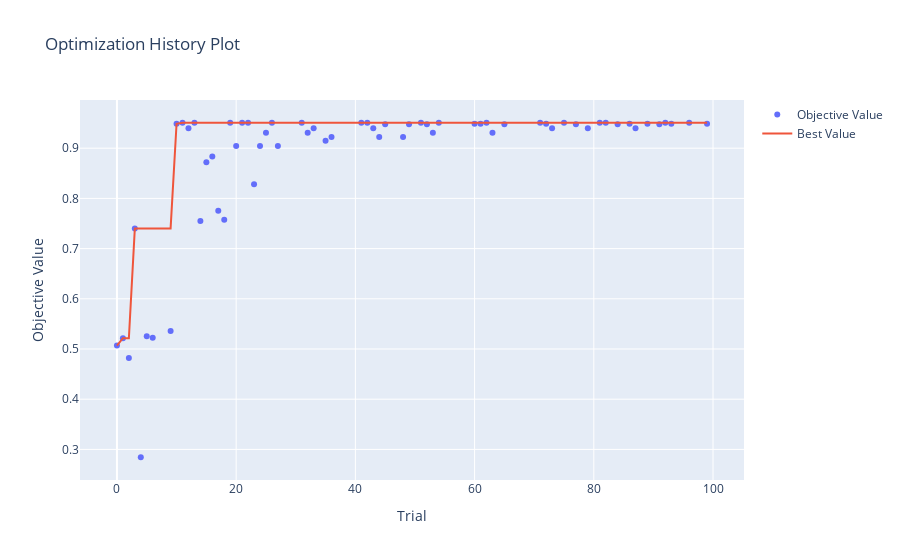
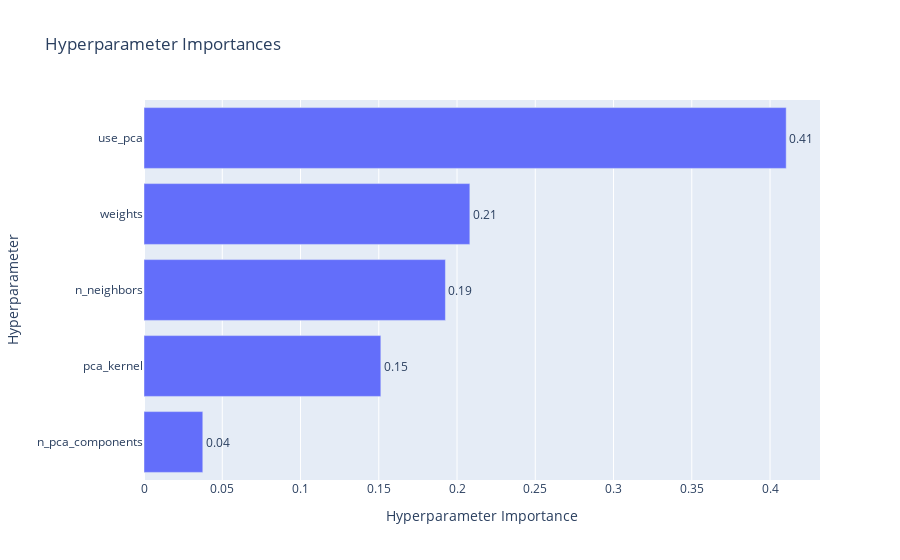
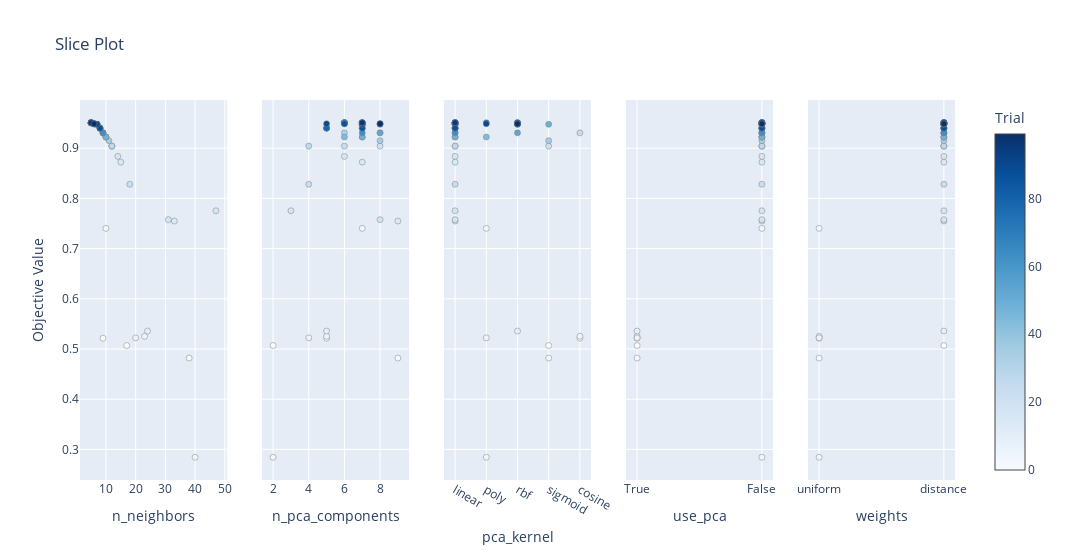

Notebook code for these charts, in order:
### Code cell
import numpy as np
from sklearn.model_selection import train_test_split
from sklearn.preprocessing import StandardScaler
from sklearn.metrics import accuracy_score
from sklearn.decomposition import PCA, KernelPCA
from sklearn.neighbors import KNeighborsClassifier
import optuna
import optuna.visualization as vis

n = 9

X = np.load('Datasets/kryptonite-%s-X.npy'%(n))
y = np.load('Datasets/kryptonite-%s-y.npy'%(n))

def objective(trial):
    ### ========== Shuffle and Split Data ========== ###

    X_train, X_temp, y_train, y_temp = train_test_split(X, y, test_size=0.8, random_state=42)  # 60% training
    X_val, X_test, y_val, y_test = train_test_split(X_temp, y_temp, test_size=0.8, random_state=42)  # 20% validation, 20% test

    scaler = StandardScaler()
    X_train_scaled = scaler.fit_transform(X_train)
    X_val_scaled = scaler.transform(X_val)
    X_test_scaled = scaler.transform(X_test)

    # Suggest dimensionality reduction and kernel parameters
    use_pca = trial.suggest_categorical('use_pca', ['True', 'False'])
    n_components_pca = trial.suggest_int('n_pca_components', 1, max(1, X_train_scaled.shape[1]))
    kernel_pca = trial.suggest_categorical('pca_kernel', ['linear', 'poly', 'rbf', 'sigmoid', 'cosine'])

    ### ========== Dimensionality Reduction ========== ###

    if use_pca == 'True':
        pca = KernelPCA(
            kernel=kernel_pca,
            n_components=n_components_pca,
            n_jobs=-1
        )
        X_train_scaled = pca.fit_transform(X_train_scaled)
        X_val_scaled = pca.transform(X_val)
        X_test_scaled = pca.transform(X_test)

    # KNN Classifier parameters
    classifier = KNeighborsClassifier(
        n_neighbors=trial.suggest_int('n_neighbors', 5, 50),
        weights=trial.suggest_categorical('weights', ['uniform', 'distance']),
        n_jobs=-1
    )

    # Train the classifier
    classifier.fit(X_train_scaled, y_train)

    # Evaluate on the validation set
    y_val_pred = classifier.predict(X_val_scaled)
    val_accuracy = accuracy_score(y_val, y_val_pred)

    # Report validation accuracy for pruning
    trial.report(val_accuracy, step=0)

    # Check if the trial should be pruned
    if trial.should_prune():
        raise optuna.TrialPruned()

    # Evaluate on the test set
    y_test_pred = classifier.predict(X_test_scaled)
    test_accuracy = accuracy_score(y_test, y_test_pred)
    print(f"Test Accuracy: {test_accuracy:.4f}")

    return val_accuracy

# Create a study object with a pruner
pruner = optuna.pruners.MedianPruner()
study = optuna.create_study(direction="maximize", pruner=pruner)

# Optimize the objective function
study.optimize(objective, n_trials=100)

print("Best hyperparameters:", study.best_params)
print("Best value:", study.best_value)

# Visualize the optimization history and parameter importances
vis.plot_optimization_history(study).show()
vis.plot_param_importances(study).show()
vis.plot_slice(study).show()

### Figure 1 — Plotly figure (JSON) as saved in the notebook; plotly's stock layout.template omitted (floating-point values rounded to 4 significant figures)
{"data": [{"mode": "markers", "name": "Objective Value", "type": "scatter", "x": [0, 1, 2, 3, 4, 5, 6, 9, 10, 11, 12, 13, 14, 15, 16, 17, 18, 19, 20, 21, 22, 23, 24, 25, 26, 27, 31, 32, 33, 35, 36, 41, 42, 43, 44, 45, 48, 49, 51, 52, 53, 54, 60, 61, 62, 63, 65, 71, 72, 73, 75, 77, 79, 81, 82, 84, 86, 87, 89, 91, 92, 93, 96, 99], "y": [0.5069, 0.5215, 0.4819, 0.7403, 0.2844, 0.5253, 0.5222, 0.5358, 0.9486, 0.9507, 0.9399, 0.9507, 0.7549, 0.8722, 0.8837, 0.7753, 0.7576, 0.9507, 0.9042, 0.9507, 0.9507, 0.8281, 0.9042, 0.9306, 0.9507, 0.9042, 0.9507, 0.9306, 0.9399, 0.9149, 0.9222, 0.9507, 0.9507, 0.9399, 0.9222, 0.9476, 0.9222, 0.9476, 0.9507, 0.9476, 0.9306, 0.9507, 0.9486, 0.9486, 0.9507, 0.9306, 0.9476, 0.9507, 0.9486, 0.9399, 0.9507, 0.9476, 0.9399, 0.9507, 0.9507, 0.9476, 0.9486, 0.9399, 0.9486, 0.9476, 0.9507, 0.9486, 0.9507, 0.9486]}, {"mode": "lines", "name": "Best Value", "type": "scatter", "x": [0, 1, 2, 3, 4, 5, 6, 7, 8, 9, 10, 11, 12, 13, 14, 15, 16, 17, 18, 19, 20, 21, 22, 23, 24, 25, 26, 27, 28, 29, 30, 31, 32, 33, 34, 35, 36, 37, 38, 39, 40, 41, 42, 43, 44, 45, 46, 47, 48, 49, 50, 51, 52, 53, 54, 55, 56, 57, 58, 59, 60, 61, 62, 63, 64, 65, 66, 67, 68, 69, 70, 71, 72, 73, 74, 75, 76, 77, 78, 79, 80, 81, 82, 83, 84, 85, 86, 87, 88, 89, 90, 91, 92, 93, 94, 95, 96, 97, 98, 99], "y": [0.5069, 0.5215, 0.5215, 0.7403, 0.7403, 0.7403, 0.7403, 0.7403, 0.7403, 0.7403, 0.9486, 0.9507, 0.9507, 0.9507, 0.9507, 0.9507, 0.9507, 0.9507, 0.9507, 0.9507, 0.9507, 0.9507, 0.9507, 0.9507, 0.9507, 0.9507, 0.9507, 0.9507, 0.9507, 0.9507, 0.9507, 0.9507, 0.9507, 0.9507, 0.9507, 0.9507, 0.9507, 0.9507, 0.9507, 0.9507, 0.9507, 0.9507, 0.9507, 0.9507, 0.9507, 0.9507, 0.9507, 0.9507, 0.9507, 0.9507, 0.9507, 0.9507, 0.9507, 0.9507, 0.9507, 0.9507, 0.9507, 0.9507, 0.9507, 0.9507, 0.9507, 0.9507, 0.9507, 0.9507, 0.9507, 0.9507, 0.9507, 0.9507, 0.9507, 0.9507, 0.9507, 0.9507, 0.9507, 0.9507, 0.9507, 0.9507, 0.9507, 0.9507, 0.9507, 0.9507, 0.9507, 0.9507, 0.9507, 0.9507, 0.9507, 0.9507, 0.9507, 0.9507, 0.9507, 0.9507, 0.9507, 0.9507, 0.9507, 0.9507, 0.9507, 0.9507, 0.9507, 0.9507, 0.9507, 0.9507]}, {"marker": {"color": "#cccccc"}, "mode": "markers", "name": "Infeasible Trial", "showlegend": false, "type": "scatter", "x": [], "y": []}], "layout": {"title": {"text": "Optimization History Plot"}, "xaxis": {"title": {"text": "Trial"}}, "yaxis": {"title": {"text": "Objective Value"}}}}

### Figure 2 — Plotly figure (JSON) as saved in the notebook; plotly's stock layout.template omitted (floating-point values rounded to 4 significant figures)
{"data": [{"cliponaxis": false, "hovertemplate": ["n_pca_components (IntDistribution): 0.03756637545500561<extra></extra>", "pca_kernel (CategoricalDistribution): 0.15132301670833362<extra></extra>", "n_neighbors (IntDistribution): 0.19259105973849872<extra></extra>", "weights (CategoricalDistribution): 0.20819592540906934<extra></extra>", "use_pca (CategoricalDistribution): 0.41032362268909267<extra></extra>"], "name": "Objective Value", "orientation": "h", "text": ["0.04", "0.15", "0.19", "0.21", "0.41"], "textposition": "outside", "type": "bar", "x": [0.03757, 0.1513, 0.1926, 0.2082, 0.4103], "y": ["n_pca_components", "pca_kernel", "n_neighbors", "weights", "use_pca"]}], "layout": {"title": {"text": "Hyperparameter Importances"}, "xaxis": {"title": {"text": "Hyperparameter Importance"}}, "yaxis": {"title": {"text": "Hyperparameter"}}}}

### Figure 3 — Plotly figure (JSON) as saved in the notebook; plotly's stock layout.template omitted (floating-point values rounded to 4 significant figures)
{"data": [{"marker": {"color": [0, 1, 2, 3, 4, 5, 6, 9, 10, 11, 12, 13, 14, 15, 16, 17, 18, 19, 20, 21, 22, 23, 24, 25, 26, 27, 31, 32, 33, 35, 36, 41, 42, 43, 44, 45, 48, 49, 51, 52, 53, 54, 60, 61, 62, 63, 65, 71, 72, 73, 75, 77, 79, 81, 82, 84, 86, 87, 89, 91, 92, 93, 96, 99], "colorbar": {"title": {"text": "Trial"}, "x": 1, "xpad": 40}, "colorscale": [[0, "rgb(247,251,255)"], [0.125, "rgb(222,235,247)"], [0.25, "rgb(198,219,239)"], [0.375, "rgb(158,202,225)"], [0.5, "rgb(107,174,214)"], [0.625, "rgb(66,146,198)"], [0.75, "rgb(33,113,181)"], [0.875, "rgb(8,81,156)"], [1, "rgb(8,48,107)"]], "line": {"color": "Grey", "width": 0.5}, "showscale": true}, "mode": "markers", "name": "Feasible Trial", "showlegend": false, "type": "scatter", "x": [17, 9, 38, 10, 40, 23, 20, 24, 6, 5, 8, 5, 33, 15, 14, 47, 31, 5, 12, 5, 5, 18, 12, 9, 5, 12, 5, 9, 8, 11, 10, 5, 5, 8, 10, 7, 10, 7, 5, 7, 9, 5, 6, 6, 5, 9, 7, 5, 6, 8, 5, 7, 8, 5, 5, 7, 6, 8, 6, 7, 5, 6, 5, 6], "xaxis": "x", "y": [0.5069, 0.5215, 0.4819, 0.7403, 0.2844, 0.5253, 0.5222, 0.5358, 0.9486, 0.9507, 0.9399, 0.9507, 0.7549, 0.8722, 0.8837, 0.7753, 0.7576, 0.9507, 0.9042, 0.9507, 0.9507, 0.8281, 0.9042, 0.9306, 0.9507, 0.9042, 0.9507, 0.9306, 0.9399, 0.9149, 0.9222, 0.9507, 0.9507, 0.9399, 0.9222, 0.9476, 0.9222, 0.9476, 0.9507, 0.9476, 0.9306, 0.9507, 0.9486, 0.9486, 0.9507, 0.9306, 0.9476, 0.9507, 0.9486, 0.9399, 0.9507, 0.9476, 0.9399, 0.9507, 0.9507, 0.9476, 0.9486, 0.9399, 0.9486, 0.9476, 0.9507, 0.9486, 0.9507, 0.9486], "yaxis": "y"}, {"marker": {"color": [0, 1, 2, 3, 4, 5, 6, 9, 10, 11, 12, 13, 14, 15, 16, 17, 18, 19, 20, 21, 22, 23, 24, 25, 26, 27, 31, 32, 33, 35, 36, 41, 42, 43, 44, 45, 48, 49, 51, 52, 53, 54, 60, 61, 62, 63, 65, 71, 72, 73, 75, 77, 79, 81, 82, 84, 86, 87, 89, 91, 92, 93, 96, 99], "colorbar": {"title": {"text": "Trial"}, "x": 1, "xpad": 40}, "colorscale": [[0, "rgb(247,251,255)"], [0.125, "rgb(222,235,247)"], [0.25, "rgb(198,219,239)"], [0.375, "rgb(158,202,225)"], [0.5, "rgb(107,174,214)"], [0.625, "rgb(66,146,198)"], [0.75, "rgb(33,113,181)"], [0.875, "rgb(8,81,156)"], [1, "rgb(8,48,107)"]], "line": {"color": "Grey", "width": 0.5}, "showscale": false}, "mode": "markers", "name": "Feasible Trial", "showlegend": false, "type": "scatter", "x": [2, 5, 9, 7, 2, 5, 4, 5, 7, 7, 7, 7, 9, 7, 6, 3, 8, 6, 8, 6, 6, 4, 6, 8, 7, 4, 6, 6, 7, 8, 7, 6, 7, 5, 6, 7, 7, 7, 7, 7, 8, 6, 8, 6, 6, 7, 7, 6, 7, 5, 6, 8, 5, 7, 7, 7, 6, 7, 5, 7, 7, 8, 7, 8], "xaxis": "x2", "y": [0.5069, 0.5215, 0.4819, 0.7403, 0.2844, 0.5253, 0.5222, 0.5358, 0.9486, 0.9507, 0.9399, 0.9507, 0.7549, 0.8722, 0.8837, 0.7753, 0.7576, 0.9507, 0.9042, 0.9507, 0.9507, 0.8281, 0.9042, 0.9306, 0.9507, 0.9042, 0.9507, 0.9306, 0.9399, 0.9149, 0.9222, 0.9507, 0.9507, 0.9399, 0.9222, 0.9476, 0.9222, 0.9476, 0.9507, 0.9476, 0.9306, 0.9507, 0.9486, 0.9486, 0.9507, 0.9306, 0.9476, 0.9507, 0.9486, 0.9399, 0.9507, 0.9476, 0.9399, 0.9507, 0.9507, 0.9476, 0.9486, 0.9399, 0.9486, 0.9476, 0.9507, 0.9486, 0.9507, 0.9486], "yaxis": "y2"}, {"marker": {"color": [0, 1, 2, 3, 4, 5, 6, 9, 10, 11, 12, 13, 14, 15, 16, 17, 18, 19, 20, 21, 22, 23, 24, 25, 26, 27, 31, 32, 33, 35, 36, 41, 42, 43, 44, 45, 48, 49, 51, 52, 53, 54, 60, 61, 62, 63, 65, 71, 72, 73, 75, 77, 79, 81, 82, 84, 86, 87, 89, 91, 92, 93, 96, 99], "colorbar": {"title": {"text": "Trial"}, "x": 1, "xpad": 40}, "colorscale": [[0, "rgb(247,251,255)"], [0.125, "rgb(222,235,247)"], [0.25, "rgb(198,219,239)"], [0.375, "rgb(158,202,225)"], [0.5, "rgb(107,174,214)"], [0.625, "rgb(66,146,198)"], [0.75, "rgb(33,113,181)"], [0.875, "rgb(8,81,156)"], [1, "rgb(8,48,107)"]], "line": {"color": "Grey", "width": 0.5}, "showscale": false}, "mode": "markers", "name": "Feasible Trial", "showlegend": false, "type": "scatter", "x": ["sigmoid", "cosine", "sigmoid", "poly", "poly", "cosine", "poly", "rbf", "linear", "linear", "linear", "linear", "linear", "linear", "linear", "linear", "linear", "linear", "sigmoid", "linear", "linear", "linear", "linear", "cosine", "rbf", "linear", "linear", "linear", "linear", "sigmoid", "linear", "linear", "linear", "linear", "poly", "linear", "linear", "sigmoid", "rbf", "rbf", "rbf", "rbf", "linear", "linear", "linear", "linear", "linear", "linear", "linear", "linear", "poly", "linear", "linear", "linear", "linear", "linear", "rbf", "linear", "poly", "rbf", "rbf", "rbf", "linear", "rbf"], "xaxis": "x3", "y": [0.5069, 0.5215, 0.4819, 0.7403, 0.2844, 0.5253, 0.5222, 0.5358, 0.9486, 0.9507, 0.9399, 0.9507, 0.7549, 0.8722, 0.8837, 0.7753, 0.7576, 0.9507, 0.9042, 0.9507, 0.9507, 0.8281, 0.9042, 0.9306, 0.9507, 0.9042, 0.9507, 0.9306, 0.9399, 0.9149, 0.9222, 0.9507, 0.9507, 0.9399, 0.9222, 0.9476, 0.9222, 0.9476, 0.9507, 0.9476, 0.9306, 0.9507, 0.9486, 0.9486, 0.9507, 0.9306, 0.9476, 0.9507, 0.9486, 0.9399, 0.9507, 0.9476, 0.9399, 0.9507, 0.9507, 0.9476, 0.9486, 0.9399, 0.9486, 0.9476, 0.9507, 0.9486, 0.9507, 0.9486], "yaxis": "y3"}, {"marker": {"color": [0, 1, 2, 3, 4, 5, 6, 9, 10, 11, 12, 13, 14, 15, 16, 17, 18, 19, 20, 21, 22, 23, 24, 25, 26, 27, 31, 32, 33, 35, 36, 41, 42, 43, 44, 45, 48, 49, 51, 52, 53, 54, 60, 61, 62, 63, 65, 71, 72, 73, 75, 77, 79, 81, 82, 84, 86, 87, 89, 91, 92, 93, 96, 99], "colorbar": {"title": {"text": "Trial"}, "x": 1, "xpad": 40}, "colorscale": [[0, "rgb(247,251,255)"], [0.125, "rgb(222,235,247)"], [0.25, "rgb(198,219,239)"], [0.375, "rgb(158,202,225)"], [0.5, "rgb(107,174,214)"], [0.625, "rgb(66,146,198)"], [0.75, "rgb(33,113,181)"], [0.875, "rgb(8,81,156)"], [1, "rgb(8,48,107)"]], "line": {"color": "Grey", "width": 0.5}, "showscale": false}, "mode": "markers", "name": "Feasible Trial", "showlegend": false, "type": "scatter", "x": ["True", "True", "True", "False", "False", "True", "True", "True", "False", "False", "False", "False", "False", "False", "False", "False", "False", "False", "False", "False", "False", "False", "False", "False", "False", "False", "False", "False", "False", "False", "False", "False", "False", "False", "False", "False", "False", "False", "False", "False", "False", "False", "False", "False", "False", "False", "False", "False", "False", "False", "False", "False", "False", "False", "False", "False", "False", "False", "False", "False", "False", "False", "False", "False"], "xaxis": "x4", "y": [0.5069, 0.5215, 0.4819, 0.7403, 0.2844, 0.5253, 0.5222, 0.5358, 0.9486, 0.9507, 0.9399, 0.9507, 0.7549, 0.8722, 0.8837, 0.7753, 0.7576, 0.9507, 0.9042, 0.9507, 0.9507, 0.8281, 0.9042, 0.9306, 0.9507, 0.9042, 0.9507, 0.9306, 0.9399, 0.9149, 0.9222, 0.9507, 0.9507, 0.9399, 0.9222, 0.9476, 0.9222, 0.9476, 0.9507, 0.9476, 0.9306, 0.9507, 0.9486, 0.9486, 0.9507, 0.9306, 0.9476, 0.9507, 0.9486, 0.9399, 0.9507, 0.9476, 0.9399, 0.9507, 0.9507, 0.9476, 0.9486, 0.9399, 0.9486, 0.9476, 0.9507, 0.9486, 0.9507, 0.9486], "yaxis": "y4"}, {"marker": {"color": [0, 1, 2, 3, 4, 5, 6, 9, 10, 11, 12, 13, 14, 15, 16, 17, 18, 19, 20, 21, 22, 23, 24, 25, 26, 27, 31, 32, 33, 35, 36, 41, 42, 43, 44, 45, 48, 49, 51, 52, 53, 54, 60, 61, 62, 63, 65, 71, 72, 73, 75, 77, 79, 81, 82, 84, 86, 87, 89, 91, 92, 93, 96, 99], "colorbar": {"title": {"text": "Trial"}, "x": 1, "xpad": 40}, "colorscale": [[0, "rgb(247,251,255)"], [0.125, "rgb(222,235,247)"], [0.25, "rgb(198,219,239)"], [0.375, "rgb(158,202,225)"], [0.5, "rgb(107,174,214)"], [0.625, "rgb(66,146,198)"], [0.75, "rgb(33,113,181)"], [0.875, "rgb(8,81,156)"], [1, "rgb(8,48,107)"]], "line": {"color": "Grey", "width": 0.5}, "showscale": false}, "mode": "markers", "name": "Feasible Trial", "showlegend": false, "type": "scatter", "x": ["distance", "uniform", "uniform", "uniform", "uniform", "uniform", "uniform", "distance", "distance", "distance", "distance", "distance", "distance", "distance", "distance", "distance", "distance", "distance", "distance", "distance", "distance", "distance", "distance", "distance", "distance", "distance", "distance", "distance", "distance", "distance", "distance", "distance", "distance", "distance", "distance", "distance", "distance", "distance", "distance", "distance", "distance", "distance", "distance", "distance", "distance", "distance", "distance", "distance", "distance", "distance", "distance", "distance", "distance", "distance", "distance", "distance", "distance", "distance", "distance", "distance", "distance", "distance", "distance", "distance"], "xaxis": "x5", "y": [0.5069, 0.5215, 0.4819, 0.7403, 0.2844, 0.5253, 0.5222, 0.5358, 0.9486, 0.9507, 0.9399, 0.9507, 0.7549, 0.8722, 0.8837, 0.7753, 0.7576, 0.9507, 0.9042, 0.9507, 0.9507, 0.8281, 0.9042, 0.9306, 0.9507, 0.9042, 0.9507, 0.9306, 0.9399, 0.9149, 0.9222, 0.9507, 0.9507, 0.9399, 0.9222, 0.9476, 0.9222, 0.9476, 0.9507, 0.9476, 0.9306, 0.9507, 0.9486, 0.9486, 0.9507, 0.9306, 0.9476, 0.9507, 0.9486, 0.9399, 0.9507, 0.9476, 0.9399, 0.9507, 0.9507, 0.9476, 0.9486, 0.9399, 0.9486, 0.9476, 0.9507, 0.9486, 0.9507, 0.9486], "yaxis": "y5"}], "layout": {"title": {"text": "Slice Plot"}, "width": 1500, "xaxis": {"anchor": "y", "domain": [0, 0.168], "title": {"text": "n_neighbors"}}, "xaxis2": {"anchor": "y2", "domain": [0.208, 0.376], "title": {"text": "n_pca_components"}}, "xaxis3": {"anchor": "y3", "categoryarray": ["linear", "poly", "rbf", "sigmoid", "cosine"], "categoryorder": "array", "domain": [0.416, 0.584], "title": {"text": "pca_kernel"}, "type": "category"}, "xaxis4": {"anchor": "y4", "categoryarray": ["True", "False"], "categoryorder": "array", "domain": [0.624, 0.792], "title": {"text": "use_pca"}, "type": "category"}, "xaxis5": {"anchor": "y5", "categoryarray": ["uniform", "distance"], "categoryorder": "array", "domain": [0.832, 1], "title": {"text": "weights"}, "type": "category"}, "yaxis": {"anchor": "x", "domain": [0, 1], "title": {"text": "Objective Value"}}, "yaxis2": {"anchor": "x2", "domain": [0, 1], "matches": "y", "showticklabels": false}, "yaxis3": {"anchor": "x3", "domain": [0, 1], "matches": "y", "showticklabels": false}, "yaxis4": {"anchor": "x4", "domain": [0, 1], "matches": "y", "showticklabels": false}, "yaxis5": {"anchor": "x5", "domain": [0, 1], "matches": "y", "showticklabels": false}}}
